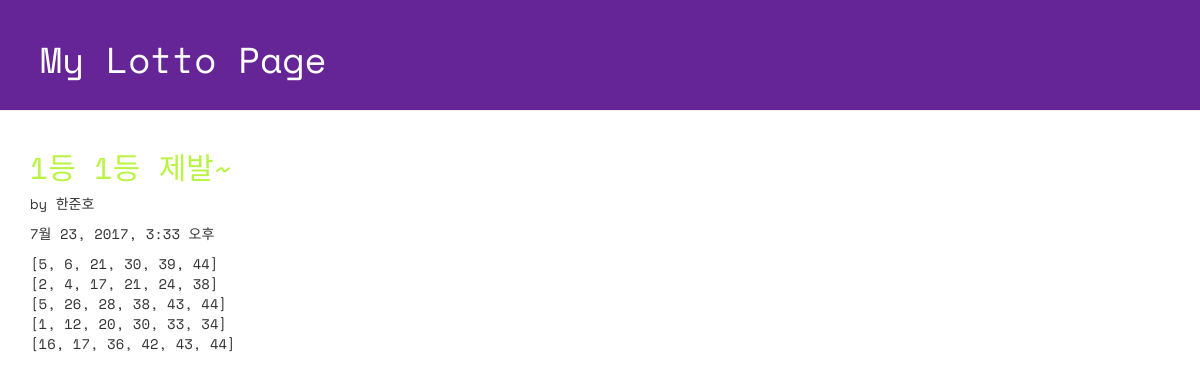
The app's page /lotto/3/detail/ with its own data.
### lotto/models.py (models this page shows, shortened)
class GuessNumbers(models.Model):
    name = models.CharField(max_length = 24)
    lottos = models.CharField(max_length = 255, default = '[1,2,3,4,5,6]')
    text = models.CharField(max_length = 255)
    num_lotto = models.IntegerField(default = 5)
    update_date = models.DateTimeField()

### lotto/views.py (the view)
# urls.py: url(r'^lotto/(?P<lottokey>[0-9]+)/detail/$', views.detail, name='detail'),
def detail(request, lottokey):
    lotto = GuessNumbers.objects.get(pk = lottokey)
    return render(request, "lotto/detail.html", {"lotto": lotto})

### lotto/templates/lotto/detail.html (shortened to what this page needs)
<!DOCTYPE html>
{% load staticfiles %}
<html lang="ko">
<head>
  <link rel="stylesheet" href="//maxcdn.bootstrapcdn.com/bootstrap/3.2.0/css/bootstrap.min.css">
  <link rel="stylesheet" href="//maxcdn.bootstrapcdn.com/bootstrap/3.2.0/css/bootstrap-theme.min.css">
  <link rel="stylesheet" href="{% static 'css/lotto.css'%}">
</head>
<body>
  <div class="page-header">
  <h1>My Lotto Page</h1>
  </div>
  <div class="container lotto">
    <h2>{{lotto.text}}</h2>
    <p> by {{lotto.name}}</p>
    <p> {{lotto.update_date}}</p>
    <p> {{lotto.lottos|linebreaksbr}}</p>
  </div>
</body>
</html>

### lotto/static/css/lotto.css (style rules this page uses)
.page-header { background-color: #652596; margin-top: 0; padding: 20px 20px 20px 40px; font-family: 'Space Mono', monospace; }
.page-header h1 { color: #FFFFFF; }
.container { font-family: 'Space Mono', monospace; }
.container h2 { color: #b9f442; }

### records on screen
GuessNumbers: text "1등 1등 제발~", name "한준호", update_date "7월 23, 2017, 3:33 오후", lottos "[5, 6, 21, 30, 39, 44] [2, 4, 17, 21, 24, 38] [5, 26, 28, 38, 43, 44] [1, 12, 20, 30, 33, 34] [16, 17, 36, 42, 43, 44]"
